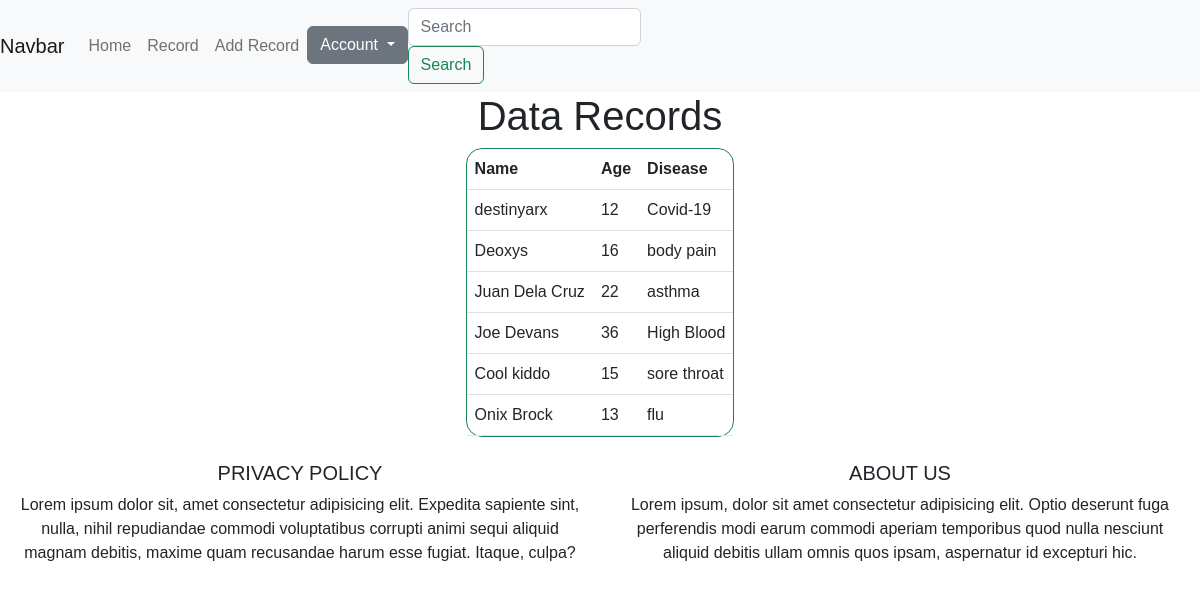
Page /index.php/record/view on the committed database.
### tables this page shows
CREATE TABLE `patient` (
  `patient_id` int(11) NOT NULL,
  `patient_name` varchar(25) NOT NULL,
  `patient_age` int(11) NOT NULL,
  `patient_disease` varchar(25) NOT NULL
);

### application/controllers/Record.php (called while the page is built, shortened)
<?php
class Record extends CI_Controller {
	public function view()
	{
		$data['title'] = 'Data Records';
        $data['record'] = $this->Data_model->get_record();
		$this->load->view('template/header');
		$this->load->view('pages/record',$data);
		$this->load->view('template/footer');
	}
}

### index.php (called while the page is built, shortened)
<?php
require_once BASEPATH.'core/CodeIgniter.php';

### application/models/Data_model.php (called while the page is built, shortened)
<?php
class Data_model extends CI_Model{
    public function get_record(){
        $query = $this->db->get("patient");
        $result = $query->result_array();
        return $result;
    }
}
?>

### application/views/pages/record.php (the view)
<h1 class="text-center"> <?= $title ?> </h1>
<div class="d-flex justify-content-center ">
    <div class="d-inline-block justify-content-center border border-success  rounded-4">
        <div class="p-0">
            <table class="table table-hover ">
                <thead class="thead-dark">
                    <tr>
                        <th >Name</th>
                        <th >Age</th>
                        <th >Disease</th>
                    </tr>
                </thead>
                <tbody>
                    <?php foreach($record as $row){ ?>
                        <tr class="row100 body">
                            <td ><?= $row["patient_name"]; ?> </td>
                            <td ><?= $row["patient_age"]; ?> </td>
                            <td ><?= $row["patient_disease"]; ?> </td>
                        </tr>
                    <?php } ?>
                </tbody>
            </table>
        </div>
    </div>
</div>

### application/views/template/header.php (shortened to what this page needs)
<!DOCTYPE html>
<html lang="en">
<head>
    <link href="https://cdn.jsdelivr.net/npm/bootstrap@5.2.0/dist/css/bootstrap.min.css" rel="stylesheet">
    <link rel="stylesheet" href="https://cdn.jsdelivr.net/npm/bootstrap-icons@1.9.1/font/bootstrap-icons.css">
    <link rel="stylesheet" href="https://cdn.jsdelivr.net/npm/@fortawesome/fontawesome-free@6.1.1/css/fontawesome.min.css">
    <link rel = "stylesheet" type = "text/css" href = "<?php echo base_url(); ?>/css/style.css">
</head>
<body>
  <nav class="navbar navbar-expand-lg navbar-light bg-light">
    <a class="navbar-brand" href="#">Navbar</a>
    <div class="collapse navbar-collapse" id="navbarSupportedContent">
      <ul class="navbar-nav mr-auto">
        <li class="nav-item active">
          <a class="nav-link" href="<?php echo base_url(); ?>">Home <span class="sr-only">(current)</span></a>
        </li>
        <li class="nav-item">
          <a class="nav-link" href="record">Record</a>
        </li>
        <li class="nav-item">
          <a class="nav-link" href="add_record">Add Record</a>
        </li>
        <li class="nav-item dropdown">
        <div class="dropdown">
  <button class="btn btn-secondary dropdown-toggle" type="button" id="dropdownMenuButton" data-toggle="dropdown" aria-haspopup="true" aria-expanded="false">
    Account
  </button>
</div>
        </li>
      </ul>
      <form class="form-inline my-2 my-lg-0">
        <input class="form-control mr-sm-2" type="search" placeholder="Search" aria-label="Search">
        <button class="btn btn-outline-success my-2 my-sm-0" type="submit">Search</button>
      </form>
    </div>
  </nav>

### application/views/template/footer.php (shortened to what this page needs)
<footer class="page-footer font-small teal pt-4">
    <div class="container-fluid text-center text-md-left">
      <div class="row">
        <div class="col-md-6 mt-md-0 mt-3">
          <h5 class="text-uppercase font-weight-bold">Privacy Policy</h5>
          <p>Lorem ipsum dolor sit, amet consectetur adipisicing elit. Expedita sapiente sint, nulla, nihil
            repudiandae commodi voluptatibus corrupti animi sequi aliquid magnam debitis, maxime quam recusandae
            harum esse fugiat. Itaque, culpa?</p>
        </div>
        <div class="col-md-6 mb-md-0 mb-3">
          <h5 class="text-uppercase font-weight-bold">About Us</h5>
          <p>Lorem ipsum, dolor sit amet consectetur adipisicing elit. Optio deserunt fuga perferendis modi earum
            commodi aperiam temporibus quod nulla nesciunt aliquid debitis ullam omnis quos ipsam, aspernatur id
            excepturi hic.</p>
        </div>
      </div>
    </div>
  </footer>
</body>
</html>

### css/style.css (style rules this page uses)
body { font-family:Arial, Helvetica, sans-serif; }
table { font-family: arial, sans-serif; border-collapse: collapse; width: 100%; display:table-header-group }
td,th { padding: 8px; }

### rows in the picture
patient: patient_name "destinyarx", patient_age "12", patient_disease "Covid-19"
patient: patient_name "Deoxys", patient_age "16", patient_disease "body pain"
patient: patient_name "Juan Dela Cruz", patient_age "22", patient_disease "asthma"
patient: patient_name "Joe Devans", patient_age "36", patient_disease "High Blood"
patient: patient_name "Cool kiddo", patient_age "15", patient_disease "sore throat"
patient: patient_name "Onix Brock", patient_age "13", patient_disease "flu"

### other values in the picture
$title "Data Records"
